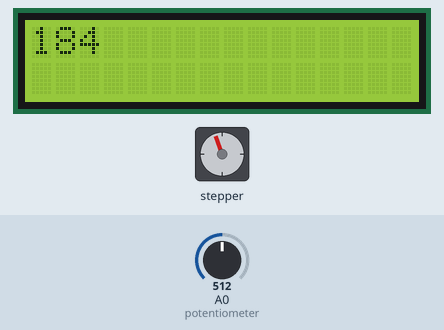
Recording of a sketch running on a simulated Arduino Mega 2560, built with avr-gcc and run on an emulated ATmega2560. Shown: 16×2 character LCD, stepper motor. The test bench sets the inputs (shaded band); at power-on: A0 (potentiometer) = 512. Stepper angles assume 2048 steps per turn.

Above: at 1.07 s.
1.3 s: A0 (potentiometer) set to 716
At 2.66 s:
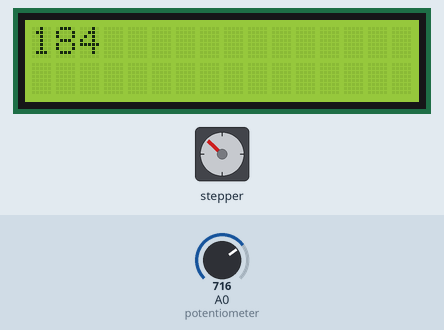
2.9 s: A0 (potentiometer) set to 900
At 5.13 s:
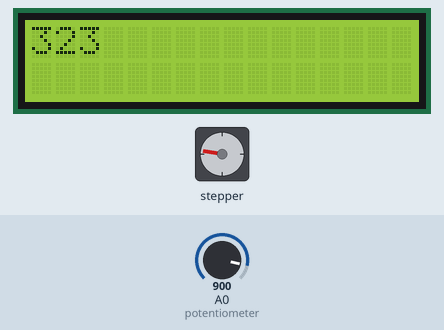
5.2 s: A0 (potentiometer) set to 1023
At 6.9 s:
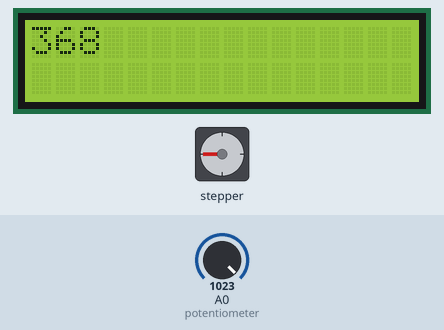
Timing chart, 0 to 8.4 s (numbered marks = the images above; inputs shaded):
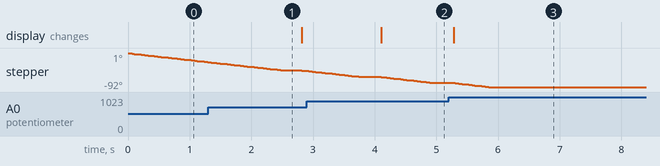

The sketch:

screen_and_motor_controlled2.ino
```cpp
#include <Stepper.h>
#include <LiquidCrystal.h>

LiquidCrystal lcd(22,24,26,28,30,32);
const int stepsPerRevolution = 32;
Stepper myStepper(stepsPerRevolution, 4, 5,6, 7);
Stepper myStepper2(stepsPerRevolution, 8, 9,10, 11);
int counter=0;
const char *direction[4] = { "North", "East", "South", "West" };
int potentiometer = A0;
float val = 0;
int previous = 0;
int change = 0;


void setup() {
  lcd.begin(16, 2);
  myStepper.setSpeed(200);
  Serial.begin(9600);
}

void loop() {
  val = analogRead(potentiometer);    // read the value from the sensor
  lcd.setCursor(0, 1);
  lcd.clear();
  change = previous - round((val/1024)*520);

  lcd.print(round((val/1024.0)*369.0)-1);
  previous = round((val/1024.0)*520.0);
  if (abs(change) > 5)
  {
    myStepper.step(change);
  }
  delay(300);
}
```

Measured:
- after the input at 2.9 s, the display: changes after 1.2 s (image 2)
- after the input at 5.2 s, stepper: turns 11° counter-clockwise in 0.55 s, starting after 0.10 s; the display: changes after 0.08 s (image 3)
